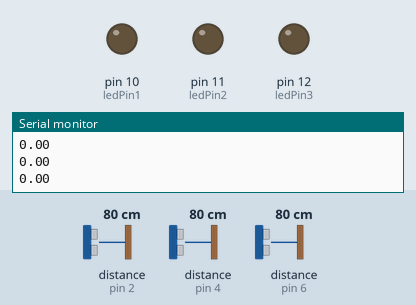
Recording of a sketch running on a simulated Arduino Uno, built with avr-gcc and run on an emulated ATmega328P. On the bench: output pins drawn as LEDs (lit = HIGH), the last lines printed to the serial monitor. Inputs (shaded band) come from the test bench; at power-on: distance to the obstacle (sensors on pin 2, pin 4, pin 6) 80 cm. The echo pulse lasts 58.3 µs per cm.

Above: at 1.4 s.
1.5 s: distance to the obstacle (sensor on pin 2) set to 56 cm
3.0 s: distance to the obstacle (sensor on pin 2) set to 47 cm
At 4.2 s:
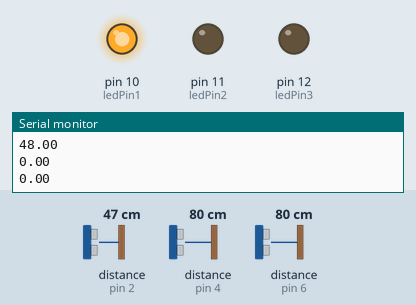
4.5 s: distance to the obstacle (sensor on pin 4) set to 53 cm
6.1 s: distance to the obstacle (sensor on pin 4) set to 47 cm
At 7.3 s:
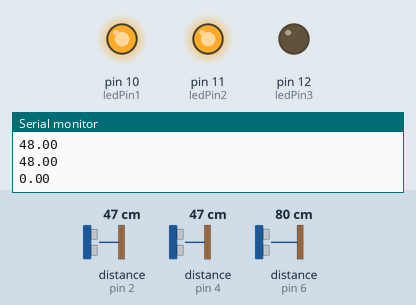
7.6 s: distance to the obstacle (sensor on pin 6) set to 54 cm
9.1 s: distance to the obstacle (sensor on pin 6) set to 46 cm
At 9.5 s:
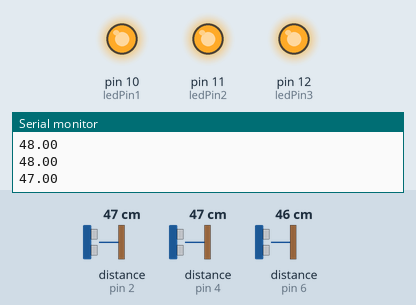
Timing chart, 0 to 11.6 s (numbered marks = the images above; inputs shaded):
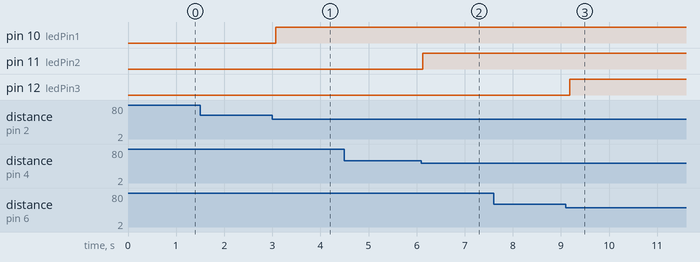

Measured:
- the behaviour switches between 51 and 50 cm on distance to the obstacle (sensor on pin 2) (found by bisection; images 0 and 1)
- the behaviour switches between 51 and 50 cm on distance to the obstacle (sensor on pin 4) (found by bisection; images 1 and 2)
- the behaviour switches between 51 and 50 cm on distance to the obstacle (sensor on pin 6) (found by bisection; images 2 and 3)
- after the input at 3.0 s, pin 10 (ledPin1): LOW → HIGH after 0.07 s
- after the input at 6.1 s, pin 11 (ledPin2): LOW → HIGH at once
- after the input at 9.1 s, pin 12 (ledPin3): LOW → HIGH after 0.09 s

The sketch:

distance3x.ino
```cpp
#include <NewPing.h>

const int echoPin1 = 2;
const int echoPin2 = 4;
const int echoPin3 = 6;

const int triggerPin1 = 3;
const int triggerPin2 = 5;
const int triggerPin3 = 7;

const int ledPin1 = 10;
const int ledPin2 = 11;
const int ledPin3 = 12;

const int maxDistance = 50;

NewPing sonar1(triggerPin1, echoPin1, maxDistance);
NewPing sonar2(triggerPin2, echoPin2, maxDistance);
NewPing sonar3(triggerPin3, echoPin3, maxDistance);

void setup() {
  Serial.begin(9600);
  pinMode(echoPin1, INPUT);
  pinMode(echoPin2, INPUT);
  pinMode(echoPin3, INPUT);
  pinMode(triggerPin1, OUTPUT);
  pinMode(triggerPin2, OUTPUT);
  pinMode(triggerPin3, OUTPUT);
  pinMode(ledPin1, OUTPUT);
  pinMode(ledPin2, OUTPUT);
  pinMode(ledPin3, OUTPUT);
}

void loop() {
  unsigned int time1 = sonar1.ping();
  unsigned int time2 = sonar2.ping();
  unsigned int time3 = sonar3.ping();

  float right_sensor = sonar1.convert_cm(time1);
  float left_sensor = sonar2.convert_cm(time2);
  float back_sensor = sonar3.convert_cm(time3);

  Serial.println(" ");
  Serial.println(right_sensor);
  Serial.println(left_sensor);
  Serial.println(back_sensor);

  if(right_sensor > 0){
    digitalWrite(ledPin1, HIGH);
  }else{
    digitalWrite(ledPin1, LOW);
  }

  if(left_sensor > 0){
    digitalWrite(ledPin2, HIGH);
  }else{
    digitalWrite(ledPin2, LOW);
  }

  if(back_sensor > 0){
    digitalWrite(ledPin3, HIGH);
  }else{
    digitalWrite(ledPin3, LOW);
  }
  delay(600);
}
```
